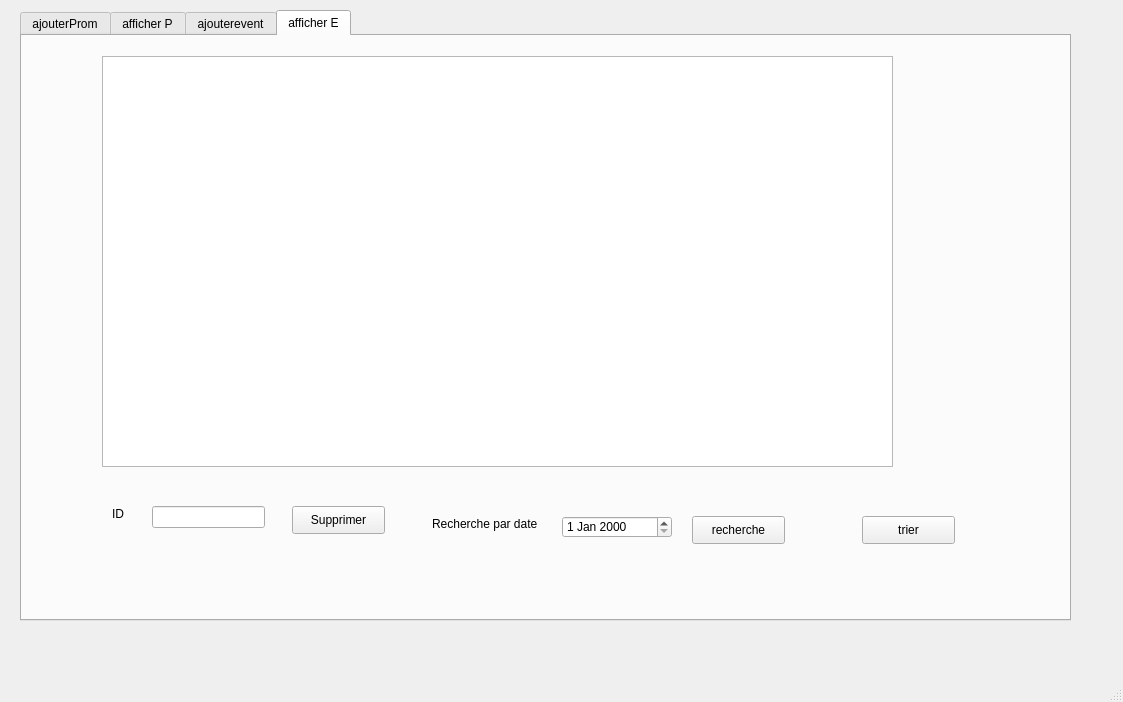
<?xml version="1.0" encoding="UTF-8"?>
<ui version="4.0">
 <class>MainWindow</class>
 <widget class="QMainWindow" name="MainWindow">
  <property name="geometry">
   <rect>
    <x>0</x>
    <y>0</y>
    <width>1123</width>
    <height>702</height>
   </rect>
  </property>
  <property name="windowTitle">
   <string>MainWindow</string>
  </property>
  <widget class="QWidget" name="centralwidget">
   <widget class="QTabWidget" name="tabWidget">
    <property name="geometry">
     <rect>
      <x>20</x>
      <y>10</y>
      <width>1051</width>
      <height>611</height>
     </rect>
    </property>
    <property name="currentIndex">
     <number>3</number>
    </property>
    <widget class="QWidget" name="tab">
     <attribute name="title">
      <string>ajouterProm</string>
     </attribute>
     <widget class="QLabel" name="ID">
      <property name="geometry">
       <rect>
        <x>80</x>
        <y>50</y>
        <width>56</width>
        <height>16</height>
       </rect>
      </property>
      <property name="text">
       <string>ID</string>
      </property>
     </widget>
     <widget class="QLineEdit" name="lineEdit_id">
      <property name="geometry">
       <rect>
        <x>110</x>
        <y>50</y>
        <width>113</width>
        <height>22</height>
       </rect>
      </property>
     </widget>
     <widget class="QLabel" name="DateDebut">
      <property name="geometry">
       <rect>
        <x>70</x>
        <y>110</y>
        <width>81</width>
        <height>16</height>
       </rect>
      </property>
      <property name="text">
       <string>Date Debut</string>
      </property>
     </widget>
     <widget class="QDateEdit" name="dateEdit_debut">
      <property name="geometry">
       <rect>
        <x>150</x>
        <y>110</y>
        <width>110</width>
        <height>22</height>
       </rect>
      </property>
     </widget>
     <widget class="QDateEdit" name="dateEdit_fin">
      <property name="geometry">
       <rect>
        <x>150</x>
        <y>160</y>
        <width>110</width>
        <height>22</height>
       </rect>
      </property>
     </widget>
     <widget class="QLabel" name="DAtefin">
      <property name="geometry">
       <rect>
        <x>70</x>
        <y>160</y>
        <width>91</width>
        <height>21</height>
       </rect>
      </property>
      <property name="text">
       <string>Date Fin</string>
      </property>
     </widget>
     <widget class="QSpinBox" name="pourc">
      <property name="geometry">
       <rect>
        <x>210</x>
        <y>220</y>
        <width>42</width>
        <height>22</height>
       </rect>
      </property>
     </widget>
     <widget class="QLabel" name="pourcentage_2">
      <property name="geometry">
       <rect>
        <x>90</x>
        <y>220</y>
        <width>91</width>
        <height>21</height>
       </rect>
      </property>
      <property name="text">
       <string>pourcentage</string>
      </property>
     </widget>
     <widget class="QSpinBox" name="nbvoiture">
      <property name="geometry">
       <rect>
        <x>210</x>
        <y>270</y>
        <width>42</width>
        <height>22</height>
       </rect>
      </property>
     </widget>
     <widget class="QLabel" name="nbvoiture_2">
      <property name="geometry">
       <rect>
        <x>90</x>
        <y>270</y>
        <width>91</width>
        <height>21</height>
       </rect>
      </property>
      <property name="text">
       <string>nbvoiture</string>
      </property>
     </widget>
     <widget class="QLineEdit" name="typeV">
      <property name="geometry">
       <rect>
        <x>120</x>
        <y>320</y>
        <width>113</width>
        <height>22</height>
       </rect>
      </property>
     </widget>
     <widget class="QLabel" name="typevoiture">
      <property name="geometry">
       <rect>
        <x>30</x>
        <y>320</y>
        <width>91</width>
        <height>21</height>
       </rect>
      </property>
      <property name="text">
       <string>typeVoiture</string>
      </property>
     </widget>
     <widget class="QPushButton" name="pb_ajouterP">
      <property name="geometry">
       <rect>
        <x>230</x>
        <y>390</y>
        <width>93</width>
        <height>28</height>
       </rect>
      </property>
      <property name="text">
       <string>Ajouter</string>
      </property>
     </widget>
     <widget class="QPushButton" name="pb_modifierP">
      <property name="geometry">
       <rect>
        <x>330</x>
        <y>390</y>
        <width>93</width>
        <height>28</height>
       </rect>
      </property>
      <property name="text">
       <string>modifier</string>
      </property>
     </widget>
    </widget>
    <widget class="QWidget" name="afficher">
     <attribute name="title">
      <string>afficher P</string>
     </attribute>
     <widget class="QLabel" name="label">
      <property name="geometry">
       <rect>
        <x>100</x>
        <y>520</y>
        <width>56</width>
        <height>16</height>
       </rect>
      </property>
      <property name="text">
       <string>ID </string>
      </property>
     </widget>
     <widget class="QLineEdit" name="lineEdit_idS">
      <property name="geometry">
       <rect>
        <x>140</x>
        <y>520</y>
        <width>113</width>
        <height>22</height>
       </rect>
      </property>
     </widget>
     <widget class="QPushButton" name="pb_supprimer">
      <property name="geometry">
       <rect>
        <x>260</x>
        <y>520</y>
        <width>93</width>
        <height>28</height>
       </rect>
      </property>
      <property name="text">
       <string>Supprimer</string>
      </property>
     </widget>
     <widget class="QTableView" name="tabpromotion">
      <property name="geometry">
       <rect>
        <x>110</x>
        <y>40</y>
        <width>791</width>
        <height>411</height>
       </rect>
      </property>
     </widget>
     <widget class="QPushButton" name="pb_rechercherP">
      <property name="geometry">
       <rect>
        <x>650</x>
        <y>520</y>
        <width>93</width>
        <height>28</height>
       </rect>
      </property>
      <property name="text">
       <string>rechercher</string>
      </property>
     </widget>
     <widget class="QLineEdit" name="lineEdit_RP">
      <property name="geometry">
       <rect>
        <x>520</x>
        <y>520</y>
        <width>113</width>
        <height>22</height>
       </rect>
      </property>
     </widget>
     <widget class="QLabel" name="label_7">
      <property name="geometry">
       <rect>
        <x>460</x>
        <y>520</y>
        <width>56</width>
        <height>16</height>
       </rect>
      </property>
      <property name="text">
       <string>type</string>
      </property>
     </widget>
     <widget class="QPushButton" name="pb_triP">
      <property name="geometry">
       <rect>
        <x>830</x>
        <y>520</y>
        <width>93</width>
        <height>28</height>
       </rect>
      </property>
      <property name="text">
       <string>trier</string>
      </property>
     </widget>
    </widget>
    <widget class="QWidget" name="tab_2">
     <attribute name="title">
      <string>ajouterevent</string>
     </attribute>
     <widget class="QLabel" name="ID_2">
      <property name="geometry">
       <rect>
        <x>80</x>
        <y>70</y>
        <width>56</width>
        <height>16</height>
       </rect>
      </property>
      <property name="text">
       <string>ID</string>
      </property>
     </widget>
     <widget class="QLineEdit" name="lineEdit_idE">
      <property name="geometry">
       <rect>
        <x>110</x>
        <y>70</y>
        <width>113</width>
        <height>22</height>
       </rect>
      </property>
     </widget>
     <widget class="QLabel" name="label_2">
      <property name="geometry">
       <rect>
        <x>60</x>
        <y>130</y>
        <width>71</width>
        <height>16</height>
       </rect>
      </property>
      <property name="text">
       <string>Date Event</string>
      </property>
     </widget>
     <widget class="QDateEdit" name="dateEdit_event">
      <property name="geometry">
       <rect>
        <x>140</x>
        <y>130</y>
        <width>110</width>
        <height>22</height>
       </rect>
      </property>
     </widget>
     <widget class="QPushButton" name="pb_ajouterE">
      <property name="geometry">
       <rect>
        <x>390</x>
        <y>520</y>
        <width>93</width>
        <height>28</height>
       </rect>
      </property>
      <property name="text">
       <string>ajouter</string>
      </property>
     </widget>
     <widget class="QLabel" name="label_3">
      <property name="geometry">
       <rect>
        <x>60</x>
        <y>280</y>
        <width>121</width>
        <height>21</height>
       </rect>
      </property>
      <property name="text">
       <string>Description</string>
      </property>
     </widget>
     <widget class="QComboBox" name="comboBoxE">
      <property name="geometry">
       <rect>
        <x>180</x>
        <y>210</y>
        <width>121</width>
        <height>22</height>
       </rect>
      </property>
      <item>
       <property name="text">
        <string>sponsoring</string>
       </property>
      </item>
      <item>
       <property name="text">
        <string>reunion</string>
       </property>
      </item>
      <item>
       <property name="text">
        <string>nouveauté</string>
       </property>
      </item>
     </widget>
     <widget class="QLabel" name="label_4">
      <property name="geometry">
       <rect>
        <x>50</x>
        <y>210</y>
        <width>111</width>
        <height>20</height>
       </rect>
      </property>
      <property name="text">
       <string>type d'evenement</string>
      </property>
     </widget>
     <widget class="QLineEdit" name="description">
      <property name="geometry">
       <rect>
        <x>40</x>
        <y>310</y>
        <width>431</width>
        <height>141</height>
       </rect>
      </property>
      <property name="text">
       <string/>
      </property>
     </widget>
     <widget class="QPushButton" name="pb_modifierE">
      <property name="geometry">
       <rect>
        <x>500</x>
        <y>520</y>
        <width>93</width>
        <height>28</height>
       </rect>
      </property>
      <property name="text">
       <string>modifier</string>
      </property>
     </widget>
    </widget>
    <widget class="QWidget" name="tab_3">
     <attribute name="title">
      <string>afficher E</string>
     </attribute>
     <widget class="QLineEdit" name="lineEdit_idES">
      <property name="geometry">
       <rect>
        <x>130</x>
        <y>470</y>
        <width>113</width>
        <height>22</height>
       </rect>
      </property>
     </widget>
     <widget class="QLabel" name="label_5">
      <property name="geometry">
       <rect>
        <x>90</x>
        <y>470</y>
        <width>56</width>
        <height>16</height>
       </rect>
      </property>
      <property name="text">
       <string>ID </string>
      </property>
     </widget>
     <widget class="QPushButton" name="pb_supprimerE">
      <property name="geometry">
       <rect>
        <x>270</x>
        <y>470</y>
        <width>93</width>
        <height>28</height>
       </rect>
      </property>
      <property name="text">
       <string>Supprimer</string>
      </property>
     </widget>
     <widget class="QTableView" name="tabevenement">
      <property name="geometry">
       <rect>
        <x>80</x>
        <y>20</y>
        <width>791</width>
        <height>411</height>
       </rect>
      </property>
     </widget>
     <widget class="QLabel" name="label_6">
      <property name="geometry">
       <rect>
        <x>410</x>
        <y>480</y>
        <width>121</width>
        <height>16</height>
       </rect>
      </property>
      <property name="text">
       <string>Recherche par date</string>
      </property>
     </widget>
     <widget class="QDateEdit" name="dateEdit_Recherche">
      <property name="geometry">
       <rect>
        <x>540</x>
        <y>480</y>
        <width>110</width>
        <height>22</height>
       </rect>
      </property>
     </widget>
     <widget class="QPushButton" name="pb_rechercherE">
      <property name="geometry">
       <rect>
        <x>670</x>
        <y>480</y>
        <width>93</width>
        <height>28</height>
       </rect>
      </property>
      <property name="text">
       <string>recherche</string>
      </property>
     </widget>
     <widget class="QPushButton" name="pb_triE">
      <property name="geometry">
       <rect>
        <x>840</x>
        <y>480</y>
        <width>93</width>
        <height>28</height>
       </rect>
      </property>
      <property name="text">
       <string>trier</string>
      </property>
     </widget>
    </widget>
   </widget>
  </widget>
  <widget class="QMenuBar" name="menubar">
   <property name="geometry">
    <rect>
     <x>0</x>
     <y>0</y>
     <width>1123</width>
     <height>26</height>
    </rect>
   </property>
  </widget>
  <widget class="QStatusBar" name="statusbar"/>
 </widget>
 <resources/>
 <connections/>
</ui>
